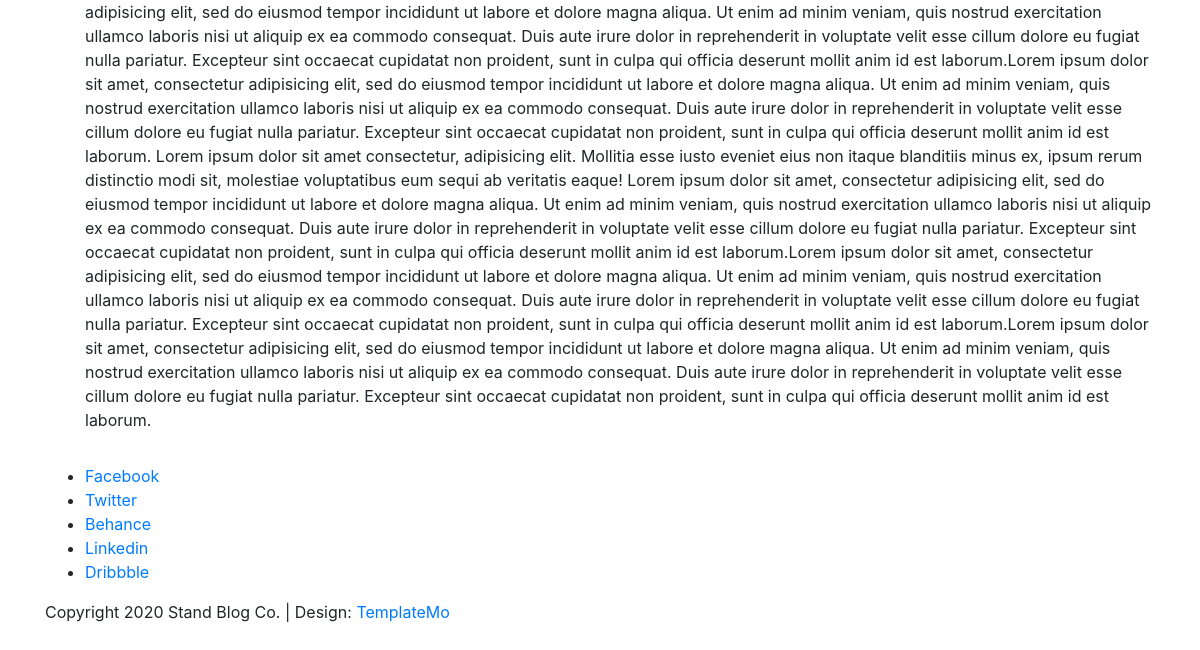
The app's page / (lower part), older data.
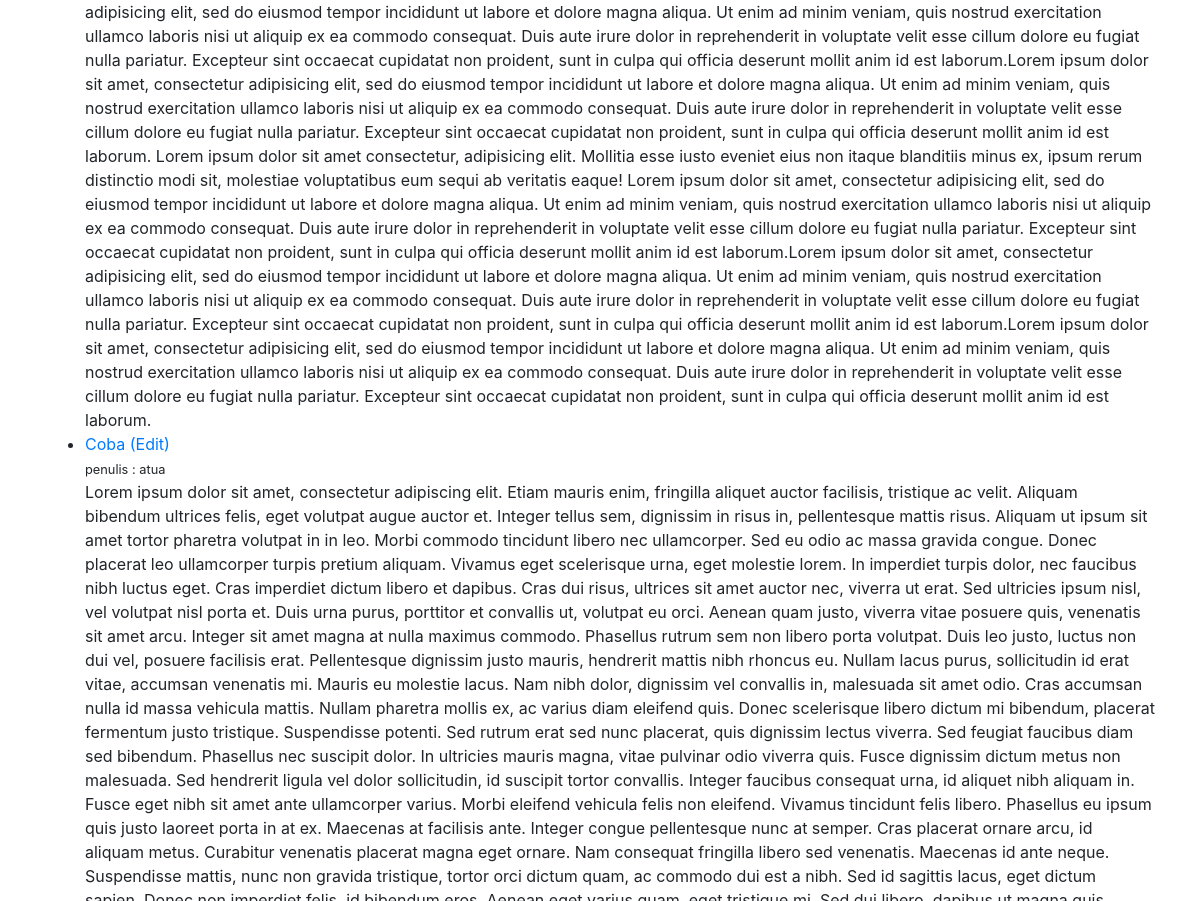
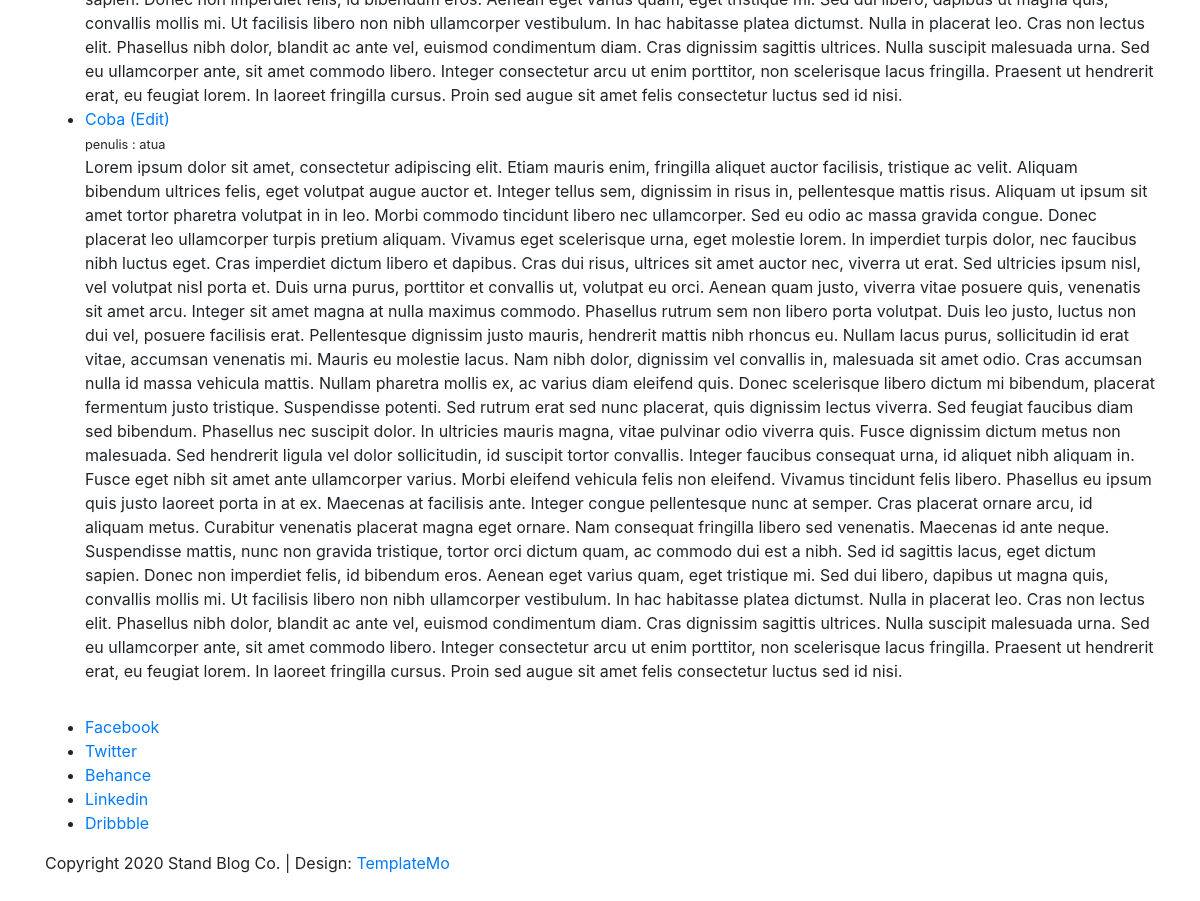
The same page, newer data (2 pictures, top to bottom).
### blog/models.py (models this page shows, shortened)
class Post(models.Model):
    judul = models.CharField(max_length=255)
    author = models.ForeignKey(User, on_delete=models.CASCADE)
    konten = models.TextField()

### blog/views.py (the view)
# urls.py: path('', HomeView.as_view(), name='home'),
class HomeView(ListView):
    model = Post
    template_name = 'blog/index.html'

### blog/templates/blog/index.html
{% extends 'base.html' %}
{% block content %}
	<ul>
		{% for post in object_list %}
			<li>
			<a href="{% url 'detail-artikel' post.pk %}">{{ post.judul }}</a>
			<a href="{% url 'edit-artikel' post.pk %}">(Edit)</a>
			<br>
			<small>penulis : {{ post.author }}</small>
			<br>
			{{ post.konten }}
			</li>
		{% endfor %}
	</ul>
{% endblock content %}

Row changes from the older to the newer data that the page shows:
added Post: judul "Coba", author "atua", konten "Lorem ipsum dolor sit amet, consectetur adipiscing elit. Etiam mauris enim, fringilla aliquet auctor facilisis, tristique ac velit. Aliquam bibendum ultrices felis, eget volutpat augue auctor et. Integer tellus sem, dignissim in risus in, pellentesque mattis risus. Aliquam ut ipsum sit amet tortor pharetra volutpat in in leo. Morbi commodo tincidunt libero nec ullamcorper. Sed eu odio ac massa gravida congue. Donec placerat leo ullamcorper turpis pretium aliquam. Vivamus eget scelerisque urna, eget molestie lorem. In imperdiet turpis dolor, nec faucibus nibh luctus eget. Cras imperdiet dictum libero et dapibus. Cras dui risus, ultrices sit amet auctor nec, viverra ut erat. Sed ultricies…"
added Post: judul "Coba", author "atua", konten "Lorem ipsum dolor sit amet, consectetur adipiscing elit. Etiam mauris enim, fringilla aliquet auctor facilisis, tristique ac velit. Aliquam bibendum ultrices felis, eget volutpat augue auctor et. Integer tellus sem, dignissim in risus in, pellentesque mattis risus. Aliquam ut ipsum sit amet tortor pharetra volutpat in in leo. Morbi commodo tincidunt libero nec ullamcorper. Sed eu odio ac massa gravida congue. Donec placerat leo ullamcorper turpis pretium aliquam. Vivamus eget scelerisque urna, eget molestie lorem. In imperdiet turpis dolor, nec faucibus nibh luctus eget. Cras imperdiet dictum libero et dapibus. Cras dui risus, ultrices sit amet auctor nec, viverra ut erat. Sed ultricies…"
